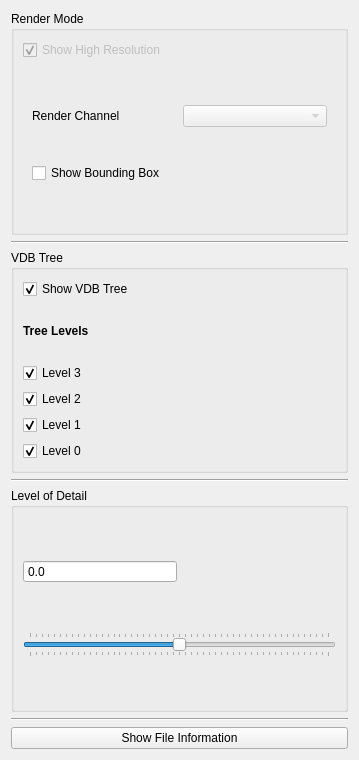
          <widget class="QWidget" name="scrollAreaWidgetContents">
           <property name="geometry">
            <rect>
             <x>0</x>
             <y>0</y>
             <width>359</width>
             <height>760</height>
            </rect>
           </property>
           <layout class="QVBoxLayout" name="verticalLayout_3">
            <item>
             <widget class="QGroupBox" name="gbox_Render">
              <property name="font">
               <font>
                <weight>50</weight>
                <bold>false</bold>
               </font>
              </property>
              <property name="title">
               <string>Render Mode</string>
              </property>
              <layout class="QGridLayout" name="gridLayout_5">
               <item row="0" column="0">
                <widget class="QCheckBox" name="cbx_showMesh">
                 <property name="enabled">
                  <bool>false</bool>
                 </property>
                 <property name="text">
                  <string>Show High Resolution</string>
                 </property>
                 <property name="checked">
                  <bool>true</bool>
                 </property>
                </widget>
               </item>
               <item row="1" column="0" colspan="2">
                <widget class="QWidget" name="widget_3" native="true">
                 <layout class="QGridLayout" name="gridLayout_26">
                  <item row="0" column="0">
                   <widget class="QLabel" name="lbl_renderChannel">
                    <property name="text">
                     <string>Render Channel</string>
                    </property>
                   </widget>
                  </item>
                  <item row="2" column="0" colspan="2">
                   <widget class="QCheckBox" name="cbx_showBBox">
                    <property name="text">
                     <string>Show Bounding Box</string>
                    </property>
                   </widget>
                  </item>
                  <item row="0" column="1">
                   <widget class="QComboBox" name="cmbo_renderChannel">
                    <property name="enabled">
                     <bool>false</bool>
                    </property>
                   </widget>
                  </item>
                 </layout>
                </widget>
               </item>
              </layout>
             </widget>
            </item>
            <item>
             <widget class="Line" name="line_4">
              <property name="orientation">
               <enum>Qt::Horizontal</enum>
              </property>
             </widget>
            </item>
            <item>
             <widget class="QGroupBox" name="gbox_vdbTree">
              <property name="title">
               <string>VDB Tree</string>
              </property>
              <layout class="QVBoxLayout" name="verticalLayout_5">
               <item>
                <layout class="QVBoxLayout" name="verticalLayout_2">
                 <item>
                  <widget class="QCheckBox" name="cbx_showVDBTree">
                   <property name="text">
                    <string>Show VDB Tree</string>
                   </property>
                   <property name="checked">
                    <bool>true</bool>
                   </property>
                  </widget>
                 </item>
                </layout>
               </item>
               <item>
                <layout class="QVBoxLayout" name="verticalLayout_6">
                 <item>
                  <widget class="QLabel" name="lbl_TreeLevels">
                   <property name="font">
                    <font>
                     <weight>75</weight>
                     <bold>true</bold>
                    </font>
                   </property>
                   <property name="text">
                    <string>Tree Levels</string>
                   </property>
                  </widget>
                 </item>
                 <item>
                  <widget class="QCheckBox" name="cbx_treeLevel3">
                   <property name="text">
                    <string>Level 3</string>
                   </property>
                   <property name="checked">
                    <bool>true</bool>
                   </property>
                  </widget>
                 </item>
                 <item>
                  <widget class="QCheckBox" name="cbx_treeLevel2">
                   <property name="text">
                    <string>Level 2</string>
                   </property>
                   <property name="checked">
                    <bool>true</bool>
                   </property>
                  </widget>
                 </item>
                 <item>
                  <widget class="QCheckBox" name="cbx_treeLevel1">
                   <property name="text">
                    <string>Level 1</string>
                   </property>
                   <property name="checked">
                    <bool>true</bool>
                   </property>
                  </widget>
                 </item>
                 <item>
                  <widget class="QCheckBox" name="cbx_treeLevel0">
                   <property name="text">
                    <string>Level 0</string>
                   </property>
                   <property name="checked">
                    <bool>true</bool>
                   </property>
                  </widget>
                 </item>
                </layout>
               </item>
              </layout>
             </widget>
            </item>
            <item>
             <widget class="Line" name="line_2">
              <property name="orientation">
               <enum>Qt::Horizontal</enum>
              </property>
             </widget>
            </item>
            <item>
             <widget class="QGroupBox" name="gbox_LOD">
              <property name="title">
               <string>Level of Detail</string>
              </property>
              <layout class="QGridLayout" name="gridLayout_3">
               <item row="1" column="0" colspan="2">
                <widget class="QSlider" name="hsld_LOD">
                 <property name="cursor">
                  <cursorShape>ArrowCursor</cursorShape>
                 </property>
                 <property name="minimum">
                  <number>1</number>
                 </property>
                 <property name="maximum">
                  <number>1000</number>
                 </property>
                 <property name="value">
                  <number>500</number>
                 </property>
                 <property name="orientation">
                  <enum>Qt::Horizontal</enum>
                 </property>
                 <property name="tickPosition">
                  <enum>QSlider::TicksBothSides</enum>
                 </property>
                 <property name="tickInterval">
                  <number>20</number>
                 </property>
                </widget>
               </item>
               <item row="0" column="0">
                <widget class="QDoubleSpinBox" name="sbx_LODValue">
                 <property name="readOnly">
                  <bool>true</bool>
                 </property>
                 <property name="buttonSymbols">
                  <enum>QAbstractSpinBox::NoButtons</enum>
                 </property>
                 <property name="decimals">
                  <number>1</number>
                 </property>
                </widget>
               </item>
              </layout>
             </widget>
            </item>
            <item>
             <widget class="Line" name="line">
              <property name="orientation">
               <enum>Qt::Horizontal</enum>
              </property>
             </widget>
            </item>
            <item>
             <widget class="QPushButton" name="btn_showFileInformation">
              <property name="text">
               <string>Show File Information</string>
              </property>
             </widget>
            </item>
           </layout>
          </widget>
